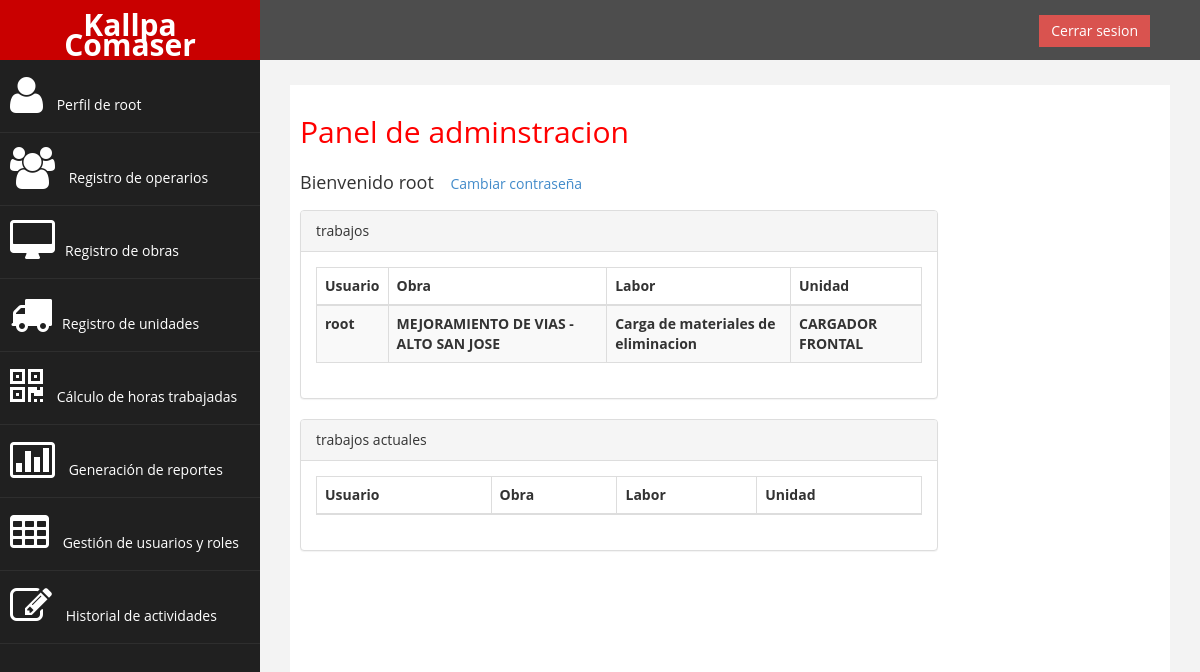
The app's page / (signed in), older data.
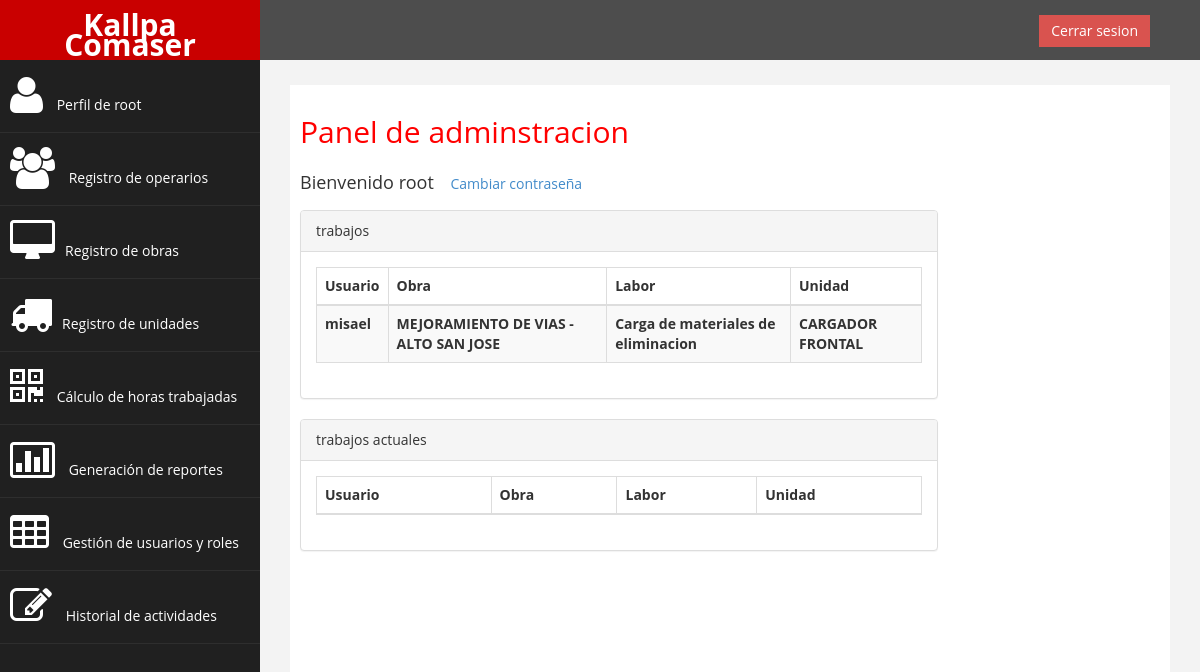
The same page, newer data.
### sistemaLogeo/models.py (models this page shows, shortened)
class TRABAJO(models.Model):
    CodTra = models.AutoField(primary_key=True)
    CodLab = models.ForeignKey(LABOR, on_delete=models.CASCADE, db_column='CodLab')
    CodObra = models.ForeignKey(OBRA, on_delete=models.CASCADE, db_column='CodObra')
    FecIni = models.DateField()
    FecFin = models.DateField()
    class Meta:
        constraints = [
            models.UniqueConstraint(fields=['CodLab', 'CodObra'], name='unique_CodLab_CodObra')
        ]

class LABOR(models.Model):
    CodLab = models.AutoField(primary_key=True)
    CodUsu = models.ForeignKey(User, on_delete=models.CASCADE, db_column='CodUsu')
    CodUni = models.ForeignKey(UNIDAD, on_delete=models.CASCADE, db_column='CodUni')
    LabDes = models.CharField(max_length=60)
    class Meta:
        constraints = [
            models.UniqueConstraint(fields=['CodUsu', 'CodUni'], name='unique_codusu_coduni')
        ]

class OBRA(models.Model):
    CodObra = models.AutoField(primary_key=True)
    NomObra = models.CharField(max_length=60)
    NomCon = models.CharField(max_length=60)
    HorMin = models.IntegerField(null=False)

class UNIDAD(models.Model):
    CodUni = models.CharField(max_length=60, primary_key=True)
    NomUni = models.CharField(max_length=60)
    ModUni = models.CharField(max_length=60)
    PreHor = models.DecimalField(max_digits=10, decimal_places=2)
    HorUni = models.DecimalField(max_digits=10, decimal_places=2)

### sistemaLogeo/views.py (the view)
# urls.py: path('', index, name="index"),
@login_required
def index(request):
    user = request.user
    alert = False
    labores_usuario = LABOR.objects.filter(CodUsu=user)
    trabajos_asignados = TRABAJO.objects.filter(CodLab__in=labores_usuario)
    if user.is_superuser and user.is_staff:
        trabajos = TRABAJO.objects.all()
        return render(request, 'panelAdmin.html', {'alerta': alert,'trabajos': trabajos})
    else:
        alert = True
        return render(request, 'panelUser.html', {'alerta': alert,'trabajos_asignados':trabajos_asignados})

### sistemaLogeo/templates/panelAdmin.html (shortened to what this page needs)
{% extends "base.html" %}
{% block content %}
<div class="row">
    <div class="col-md-12">
        <h2>Panel de adminstracion </h2>
        <h4>Bienvenido {{ user.username }} <a href="{% url 'cambiar_password'%}" class="btn square-btn-adjust">Cambiar
                contraseña</a> </h4>
    </div>
    <div class="col-md-9 col-sm-12 col-xs-12">
        <div class="panel panel-default">
            <div class="panel-heading">
                trabajos
            </div>
            <div class="panel-body">
                <div class="table-responsive">
                    <table class="table table-striped table-bordered table-hover">
                        <thead>
                            <tr>
                                <th>Usuario </th>
                                <th>Obra </th>
                                <th>Labor </th>
                                <th>Unidad </th>
                            </tr>
                        </thead>
                        <tbody>
                            {% for trabajo in trabajos %}
                            <tr>
                                <th>{{ trabajo.CodLab.CodUsu.username }}</th>
                                <th>{{ trabajo.CodObra.NomObra }}</th>
                                <th>{{ trabajo.CodLab.LabDes }}</th>
                                <th>{{ trabajo.CodLab.CodUni.NomUni }}</th>
                            {% endfor %}
                        </tbody>
                    </table>
                </div>
            </div>
        </div>
    </div>
    <div class="col-md-9 col-sm-12 col-xs-12">
        <div class="panel panel-default">
            <div class="panel-heading">
                trabajos actuales
            </div>
            <div class="panel-body">
                <div class="table-responsive">
                    <table class="table table-striped table-bordered table-hover">
                        <thead>
                            <tr>
                                <th>Usuario </th>
                                <th>Obra </th>
                                <th>Labor </th>
                                <th>Unidad </th>
                            </tr>
                        </thead>
                    </table>
                </div>
            </div>
        </div>
    </div>
</div>
{% endblock %}

Row changes from the older to the newer data that the page shows:
changed through a linked row, TRABAJO "MEJORAMIENTO DE VIAS - ALTO SAN JOSE": CodLab.CodUsu.username "root" → "misael"
